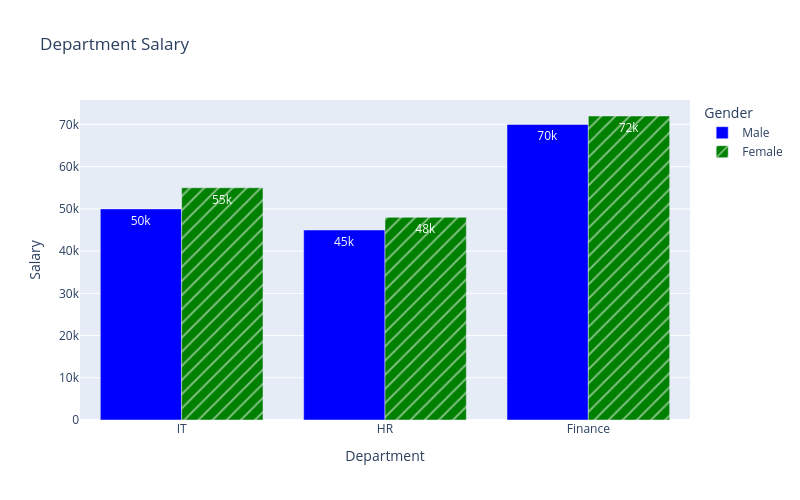

Notebook source saved alongside this figure:
### Code cell
import pandas as pd
import plotly.express as px
data={'Department':['IT','IT','HR','HR','Finance','Finance'],
     'Gender':['Male','Female','Male','Female','Male','Female'],
     'Salary':[50000,55000,45000,48000,70000,72000],
     'Exp':[3,4,2,3,5,6]}
df=pd.DataFrame(data)
fig=px.bar(df,x='Department',y='Salary',title='Department Salary',width=800,height=500,color='Gender',hover_data=['Exp'],
           pattern_shape='Gender',barmode='group',text_auto=True,orientation='v',color_discrete_map={'Male':'blue','Female':'green'})
fig.show()

### Figure 1 — Plotly figure (JSON) as saved in the notebook; plotly's stock layout.template omitted (floating-point values rounded to 4 significant figures)
{"data": [{"alignmentgroup": "True", "customdata": [[3], [2], [5]], "hovertemplate": "Gender=Male<br>Department=%{x}<br>Salary=%{y}<br>Exp=%{customdata[0]}<extra></extra>", "legendgroup": "Male", "marker": {"color": "blue", "pattern": {"shape": ""}}, "name": "Male", "offsetgroup": "Male", "orientation": "v", "showlegend": true, "textposition": "auto", "texttemplate": "%{y}", "type": "bar", "x": ["IT", "HR", "Finance"], "xaxis": "x", "y": [50000, 45000, 70000], "yaxis": "y"}, {"alignmentgroup": "True", "customdata": [[4], [3], [6]], "hovertemplate": "Gender=Female<br>Department=%{x}<br>Salary=%{y}<br>Exp=%{customdata[0]}<extra></extra>", "legendgroup": "Female", "marker": {"color": "green", "pattern": {"shape": "/"}}, "name": "Female", "offsetgroup": "Female", "orientation": "v", "showlegend": true, "textposition": "auto", "texttemplate": "%{y}", "type": "bar", "x": ["IT", "HR", "Finance"], "xaxis": "x", "y": [55000, 48000, 72000], "yaxis": "y"}], "layout": {"barmode": "group", "height": 500, "legend": {"title": {"text": "Gender"}, "tracegroupgap": 0}, "title": {"text": "Department Salary"}, "width": 800, "xaxis": {"anchor": "y", "domain": [0, 1], "title": {"text": "Department"}}, "yaxis": {"anchor": "x", "domain": [0, 1], "title": {"text": "Salary"}}}}
